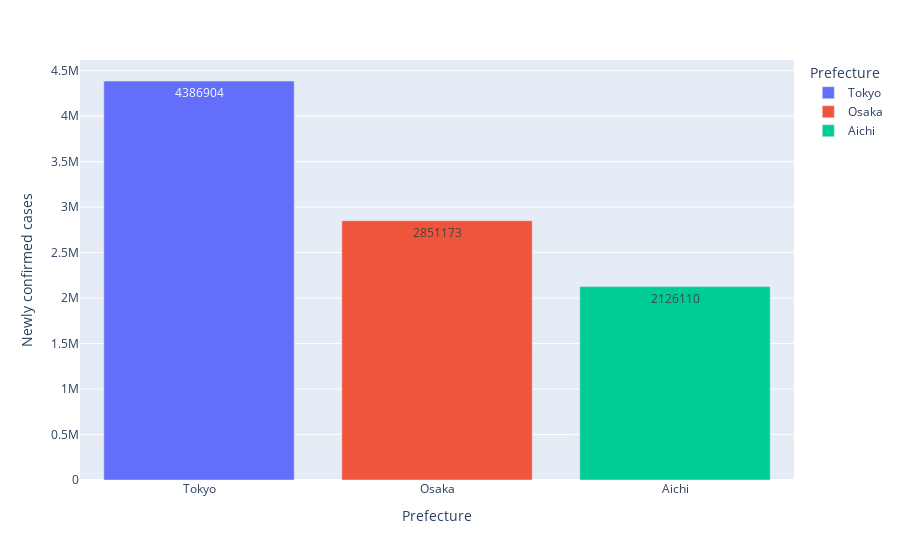

The notebook cell saved with this chart:
### Code cell
#minimum
import plotly.express as px
fig = px.bar(data2,
             x = "Prefecture",
             y = "Newly confirmed cases",
             color = "Prefecture",
             text = "Newly confirmed cases"
            )
fig.show()

### Figure 1 — Plotly figure (JSON) as saved in the notebook; plotly's stock layout.template omitted (floating-point values rounded to 4 significant figures)
{"data": [{"alignmentgroup": "True", "hovertemplate": "Prefecture=%{x}<br>Newly confirmed cases=%{text}<extra></extra>", "legendgroup": "Tokyo", "marker": {"color": "#636efa", "pattern": {"shape": ""}}, "name": "Tokyo", "offsetgroup": "Tokyo", "orientation": "v", "showlegend": true, "text": [4386904], "textposition": "auto", "type": "bar", "x": ["Tokyo"], "xaxis": "x", "y": [4386904], "yaxis": "y"}, {"alignmentgroup": "True", "hovertemplate": "Prefecture=%{x}<br>Newly confirmed cases=%{text}<extra></extra>", "legendgroup": "Osaka", "marker": {"color": "#EF553B", "pattern": {"shape": ""}}, "name": "Osaka", "offsetgroup": "Osaka", "orientation": "v", "showlegend": true, "text": [2851173], "textposition": "auto", "type": "bar", "x": ["Osaka"], "xaxis": "x", "y": [2851173], "yaxis": "y"}, {"alignmentgroup": "True", "hovertemplate": "Prefecture=%{x}<br>Newly confirmed cases=%{text}<extra></extra>", "legendgroup": "Aichi", "marker": {"color": "#00cc96", "pattern": {"shape": ""}}, "name": "Aichi", "offsetgroup": "Aichi", "orientation": "v", "showlegend": true, "text": [2126110], "textposition": "auto", "type": "bar", "x": ["Aichi"], "xaxis": "x", "y": [2126110], "yaxis": "y"}], "layout": {"barmode": "relative", "legend": {"title": {"text": "Prefecture"}, "tracegroupgap": 0}, "margin": {"t": 60}, "xaxis": {"anchor": "y", "categoryarray": ["Tokyo", "Osaka", "Aichi"], "categoryorder": "array", "domain": [0, 1], "title": {"text": "Prefecture"}}, "yaxis": {"anchor": "x", "domain": [0, 1], "title": {"text": "Newly confirmed cases"}}}}
